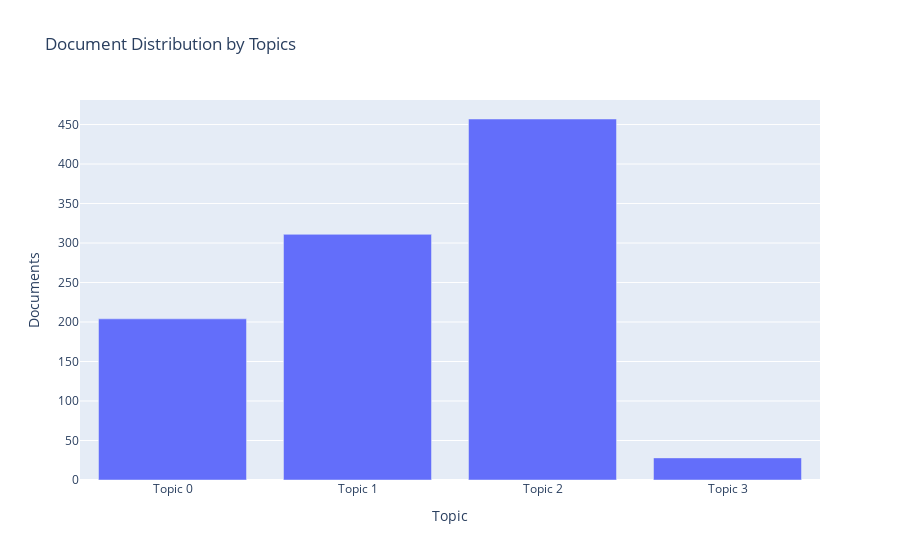

Source (notebook cell):
### Code cell
plot_model(lda, plot = 'topic_distribution')

### Figure 1 — Plotly figure (JSON) as saved in the notebook; plotly's stock layout.template omitted (floating-point values rounded to 4 significant figures)
{"data": [{"alignmentgroup": "True", "customdata": [["business, sell, community, loan, child, year, woman, small, entrepreneur, buy"], ["business, loan, sell, year, work, product, child, home, make, help"], ["loan, business, child, school, year, buy, able, group, sell, family"], ["rice, loan, farmer, also, use, land, small, area, sector, many"]], "hovertemplate": "Topic=%{x}<br>Documents=%{y}<br>Keyword=%{customdata[0]}<extra></extra>", "legendgroup": "", "marker": {"color": "#636efa", "pattern": {"shape": ""}}, "name": "", "offsetgroup": "", "orientation": "v", "showlegend": false, "textposition": "auto", "type": "bar", "x": ["Topic 0", "Topic 1", "Topic 2", "Topic 3"], "xaxis": "x", "y": [204, 311, 457, 28], "yaxis": "y"}], "layout": {"barmode": "relative", "legend": {"tracegroupgap": 0}, "title": {"text": "Document Distribution by Topics"}, "xaxis": {"anchor": "y", "domain": [0, 1], "title": {"text": "Topic"}}, "yaxis": {"anchor": "x", "domain": [0, 1], "title": {"text": "Documents"}}}}
